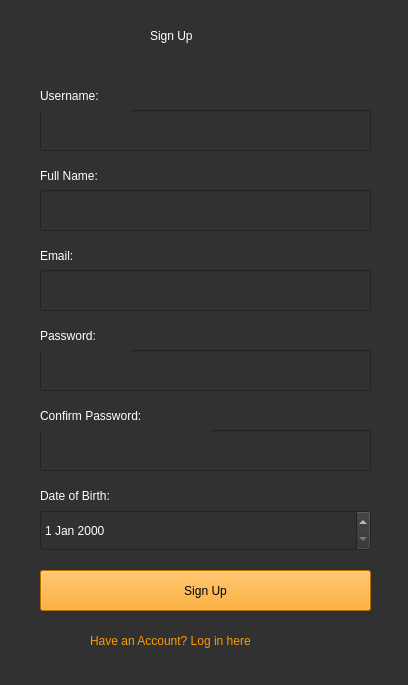
<?xml version="1.0" encoding="UTF-8"?>
<ui version="4.0">
 <class>SignUp</class>
 <widget class="QMainWindow" name="SignUp">
  <property name="geometry">
   <rect>
    <x>0</x>
    <y>0</y>
    <width>408</width>
    <height>685</height>
   </rect>
  </property>
  <property name="windowTitle">
   <string>Sign Up</string>
  </property>
  <property name="styleSheet">
   <string notr="true">background-color: rgb(49, 49, 49);</string>
  </property>
  <widget class="QWidget" name="centralwidget">
   <widget class="QLineEdit" name="i_username">
    <property name="geometry">
     <rect>
      <x>40</x>
      <y>110</y>
      <width>331</width>
      <height>41</height>
     </rect>
    </property>
    <property name="styleSheet">
     <string notr="true">color: rgb(255, 255, 255);
border-color: rgb(255, 153, 0);
font: 15pt &quot;Yu Gothic UI&quot;;</string>
    </property>
   </widget>
   <widget class="QLabel" name="l_topic">
    <property name="geometry">
     <rect>
      <x>150</x>
      <y>10</y>
      <width>121</width>
      <height>51</height>
     </rect>
    </property>
    <property name="styleSheet">
     <string notr="true">font: 26pt &quot;Yu Gothic UI&quot;;
color: rgb(255, 255, 255);</string>
    </property>
    <property name="text">
     <string>Sign Up</string>
    </property>
   </widget>
   <widget class="QLabel" name="l_login">
    <property name="geometry">
     <rect>
      <x>90</x>
      <y>630</y>
      <width>231</width>
      <height>21</height>
     </rect>
    </property>
    <property name="styleSheet">
     <string notr="true">color: rgb(255, 153, 0);
font: 13pt &quot;Yu Gothic UI&quot;;</string>
    </property>
    <property name="text">
     <string>Have an Account? Log in here</string>
    </property>
   </widget>
   <widget class="QLabel" name="l_fullname">
    <property name="geometry">
     <rect>
      <x>40</x>
      <y>160</y>
      <width>91</width>
      <height>31</height>
     </rect>
    </property>
    <property name="styleSheet">
     <string notr="true">font: 12pt &quot;Yu Gothic UI&quot;;
color: rgb(255, 255, 255);
</string>
    </property>
    <property name="text">
     <string>Full Name:</string>
    </property>
   </widget>
   <widget class="QLabel" name="l_username">
    <property name="geometry">
     <rect>
      <x>40</x>
      <y>80</y>
      <width>91</width>
      <height>31</height>
     </rect>
    </property>
    <property name="styleSheet">
     <string notr="true">font: 12pt &quot;Yu Gothic UI&quot;;
color: rgb(255, 255, 255);
</string>
    </property>
    <property name="text">
     <string>Username:</string>
    </property>
   </widget>
   <widget class="QLineEdit" name="i_fullname">
    <property name="geometry">
     <rect>
      <x>40</x>
      <y>190</y>
      <width>331</width>
      <height>41</height>
     </rect>
    </property>
    <property name="styleSheet">
     <string notr="true">color: rgb(255, 255, 255);
border-color: rgb(255, 153, 0);
font: 15pt &quot;Yu Gothic UI&quot;;</string>
    </property>
    <property name="text">
     <string/>
    </property>
   </widget>
   <widget class="QPushButton" name="b_singup">
    <property name="geometry">
     <rect>
      <x>40</x>
      <y>570</y>
      <width>331</width>
      <height>41</height>
     </rect>
    </property>
    <property name="styleSheet">
     <string notr="true">background-color: rgb(255, 153, 0);
font: 16pt &quot;Yu Gothic UI&quot;;</string>
    </property>
    <property name="text">
     <string>Sign Up</string>
    </property>
   </widget>
   <widget class="QLabel" name="l_email">
    <property name="geometry">
     <rect>
      <x>40</x>
      <y>240</y>
      <width>91</width>
      <height>31</height>
     </rect>
    </property>
    <property name="styleSheet">
     <string notr="true">font: 12pt &quot;Yu Gothic UI&quot;;
color: rgb(255, 255, 255);
</string>
    </property>
    <property name="text">
     <string>Email:</string>
    </property>
   </widget>
   <widget class="QLineEdit" name="i_email">
    <property name="geometry">
     <rect>
      <x>40</x>
      <y>270</y>
      <width>331</width>
      <height>41</height>
     </rect>
    </property>
    <property name="styleSheet">
     <string notr="true">color: rgb(255, 255, 255);
border-color: rgb(255, 153, 0);
font: 15pt &quot;Yu Gothic UI&quot;;</string>
    </property>
    <property name="text">
     <string/>
    </property>
   </widget>
   <widget class="QLineEdit" name="i_password">
    <property name="geometry">
     <rect>
      <x>40</x>
      <y>350</y>
      <width>331</width>
      <height>41</height>
     </rect>
    </property>
    <property name="styleSheet">
     <string notr="true">color: rgb(255, 255, 255);
border-color: rgb(255, 153, 0);
font: 15pt &quot;Yu Gothic UI&quot;;</string>
    </property>
    <property name="text">
     <string/>
    </property>
   </widget>
   <widget class="QLabel" name="l_password">
    <property name="geometry">
     <rect>
      <x>40</x>
      <y>320</y>
      <width>91</width>
      <height>31</height>
     </rect>
    </property>
    <property name="styleSheet">
     <string notr="true">font: 12pt &quot;Yu Gothic UI&quot;;
color: rgb(255, 255, 255);
</string>
    </property>
    <property name="text">
     <string>Password:</string>
    </property>
   </widget>
   <widget class="QLineEdit" name="i_password_confirm">
    <property name="geometry">
     <rect>
      <x>40</x>
      <y>430</y>
      <width>331</width>
      <height>41</height>
     </rect>
    </property>
    <property name="styleSheet">
     <string notr="true">color: rgb(255, 255, 255);
border-color: rgb(255, 153, 0);
font: 15pt &quot;Yu Gothic UI&quot;;</string>
    </property>
    <property name="text">
     <string/>
    </property>
   </widget>
   <widget class="QLabel" name="l_password_confirm">
    <property name="geometry">
     <rect>
      <x>40</x>
      <y>400</y>
      <width>171</width>
      <height>31</height>
     </rect>
    </property>
    <property name="styleSheet">
     <string notr="true">font: 12pt &quot;Yu Gothic UI&quot;;
color: rgb(255, 255, 255);
</string>
    </property>
    <property name="text">
     <string>Confirm Password:</string>
    </property>
   </widget>
   <widget class="QLabel" name="l_dateofbirth">
    <property name="geometry">
     <rect>
      <x>40</x>
      <y>480</y>
      <width>171</width>
      <height>31</height>
     </rect>
    </property>
    <property name="styleSheet">
     <string notr="true">font: 12pt &quot;Yu Gothic UI&quot;;
color: rgb(255, 255, 255);
</string>
    </property>
    <property name="text">
     <string>Date of Birth:</string>
    </property>
   </widget>
   <widget class="QDateEdit" name="i_date">
    <property name="geometry">
     <rect>
      <x>40</x>
      <y>510</y>
      <width>331</width>
      <height>41</height>
     </rect>
    </property>
    <property name="styleSheet">
     <string notr="true">font: 15pt &quot;Yu Gothic UI&quot;;
color: rgb(255, 255, 255);
</string>
    </property>
   </widget>
  </widget>
  <widget class="QStatusBar" name="statusbar"/>
 </widget>
 <resources/>
 <connections/>
</ui>
